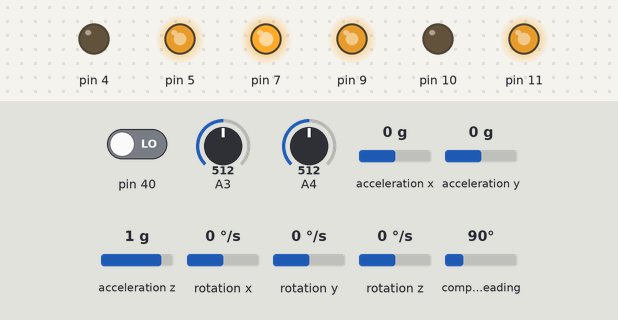
Bench run of a sketch on a simulated Arduino Uno, built with avr-gcc and run on an emulated ATmega328P. Parts: output pins drawn as LEDs (lit = HIGH). Inputs (shaded band) come from the test bench; at power-on: A3 = 512, A4 = 512, pin 40 LOW, acceleration x 0 g, acceleration y 0 g, acceleration z 1 g, rotation x 0 °/s, rotation y 0 °/s, rotation z 0 °/s, compass heading 90°.

Above: at 1.2 s.
1.3 s: A3 set to 544
At 2.1 s:
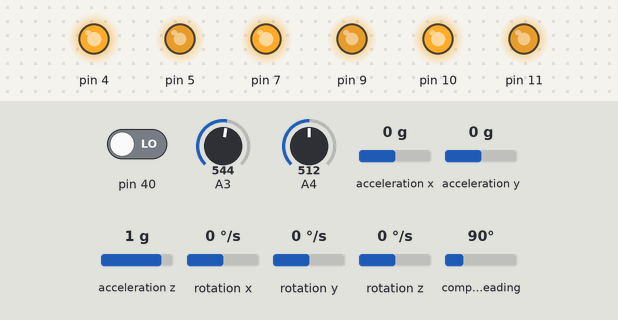
4.3 s: A4 set to 526
5.8 s: A4 set to 543
At 6.2 s:
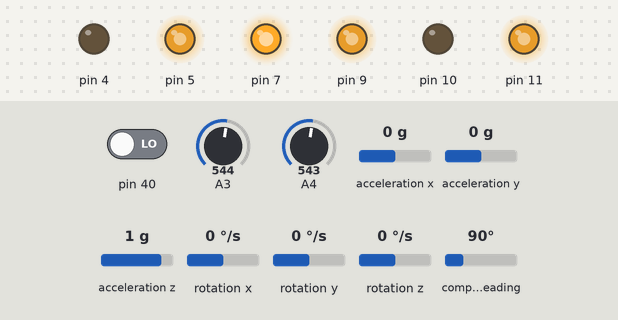
7.3 s: A3 set to 567
8.8 s: A3 set to 589
At 9.6 s:
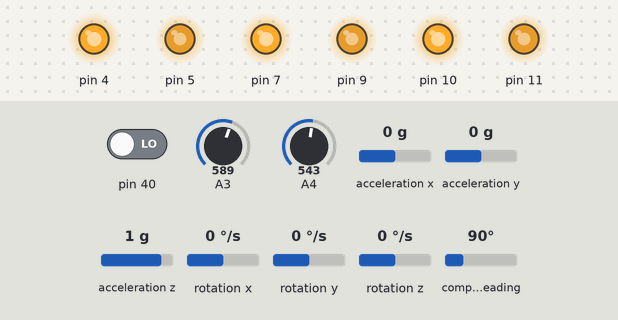
Timing chart, 0 to 11.3 s (numbered marks = the images above; inputs shaded):
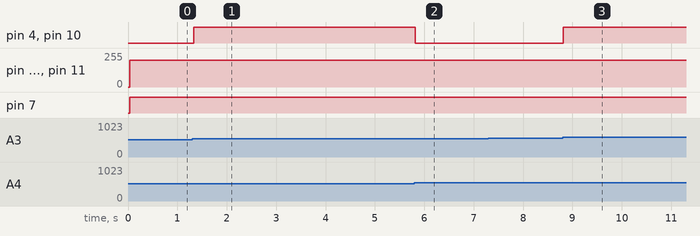

Measured:
- the behaviour switches between 535 and 536 on A3 (found by bisection; images 0 and 1)
- the behaviour switches between 535 and 536 on A4 (found by bisection; images 1 and 2)
- the behaviour switches between 575 and 576 on A3 (found by bisection; images 2 and 3)
- after the input at 1.3 s, pin 4, pin 10: LOW → HIGH at once
- after the input at 4.3 s, every drawn part: stays the same
- after the input at 5.8 s, pin 4, pin 10: HIGH → LOW at once
- after the input at 7.3 s, every drawn part: stays the same
- after the input at 8.8 s, pin 4, pin 10: LOW → HIGH at once

The sketch:

Sion_Rover.ino
```cpp
// Simply inovation out of nowhere

#include <Wire.h>
#include <LSM303.h>
#include "rover.h"
#include <math.h>
LSM303 compass;
ultrasonic ultrasonic;
iRay iRay;
rightMotors rightMotors;
leftMotors leftMotors;
long interruptsLeft = 0;
long interruptsRight = 0;
long allDistanceLeft = 0;
long allDistanceRight = 0;
long tempDistanceLeft = 0;
long tempDistanceRight = 0;
int heading = 0;
int targetHeading = 0;
int targetDistance = 0;
int lastHeading = 0;


void setup()
{
  Serial.begin(9600);
  Wire.begin();
  compass.init();
  compass.enableDefault();
  lastHeading = heading;
  compass.m_min = (LSM303::vector<int16_t>) {
    -32767, -32767, -32767
  };
  compass.m_max = (LSM303::vector<int16_t>) {
    +32767, +32767, +32767
  };
  attachInterrupt(50, rightEncoder, RISING);
  attachInterrupt(52, leftEncoder, RISING);
  ultrasonic.leftSensorAttach(39, 38);
  ultrasonic.centerSensorAttach(40, 41);
  ultrasonic.rightSensorAttach(42, 43);
  iRay.attachFR(A4);
  iRay.attachRR(A5);
  iRay.attachFL(A3);
  iRay.attachRL(A2);
  leftMotors.directionSetup(10,8,1,1);
  rightMotors.directionSetup(4,6,1,1);
  leftMotors.pinMap(11,9);
  rightMotors.pinMap(5,7);
}


void loop()
{
  compass.read();
  heading = compass.heading();
  double x = (double)-compass.a.x/16320;
  double y = (double)-compass.a.y/16320;
  double z = (double)-compass.a.z/16320;

  if (iRay.distanceFR() < 25 || iRay.distanceFL() < 25 || ultrasonic.centerDistance() < 30)
  {
    while (ultrasonic.centerDistance() < 30 && iRay.distanceFR() < 25 && iRay.distanceFL() < 25)
    {
      refreshSensorValues();
      if (iRay.distanceFR() > iRay.distanceFL())
      {
        rightMotors.setSpeed(100, 0);
        leftMotors.setSpeed(100, 1);
      }
      else
      {
        rightMotors.setSpeed(100, 1);
        leftMotors.setSpeed(100, 0);
      };
    }
  }

  else if (ultrasonic.rightDistance() < 20 || ultrasonic.leftDistance() < 20)
  {
    if (ultrasonic.rightDistance() < 20 && ultrasonic.leftDistance() < 20 && ultrasonic.centerDistance() < 20)
    {
      while (ultrasonic.rightDistance() < 30 && ultrasonic.leftDistance() < 30 && ultrasonic.centerDistance() < 30)
      {
        leftMotors.setSpeed(ultrasonic.leftDistance() * 3, 0);
        rightMotors.setSpeed(ultrasonic.rightDistance() * 3, 0);
      }
      leftMotors.setSpeed(100, 1);
      rightMotors.setSpeed(100, 0); \
      delay(500);
    }

    if (ultrasonic.rightDistance () < 20)
    {
      leftMotors.setSpeed(100, 1);
      rightMotors.setSpeed(100 - (5 * (20 - ultrasonic.rightDistance())),1);
    }
    if (ultrasonic.rightDistance () < 20)
    {
      rightMotors.setSpeed(100, 1);
      leftMotors.setSpeed(100 - (5 * (20 - ultrasonic.leftDistance())),1);
    }
  }

  else
  {
    rightMotors.setSpeed(100, 0);
    leftMotors.setSpeed(100, 0);
  }
  if(heading - lastHeading < - 5 || heading - lastHeading > 5)
  {
    Serial.print("l:");
    Serial.print((allDistanceRight + allDistanceLeft)/2);
    Serial.print(",");
    Serial.print(heading);
    Serial.println(";");
    lastHeading = heading;
    allDistanceLeft = 0;
    allDistanceRight = 0;
  }


}

void refreshSensorValues()
{
}

void rightEncoder()
{
  interruptsRight ++;
  if (interruptsRight == 10)
  {
    allDistanceRight++;
    interruptsRight = 0;
  }
}

void leftEncoder()
{
  interruptsLeft ++;
  if (interruptsLeft == 10)
  {
    allDistanceLeft++;
    interruptsLeft = 0;
  }
}


void ultrasonic::centerSensorAttach(int inPin, int outPin)
{
  c_inPin = inPin;
  c_outPin = outPin;
  pinMode(inPin, INPUT);
  pinMode(outPin, OUTPUT);
}
void ultrasonic::leftSensorAttach(int inPin, int outPin)
{
  l_inPin = inPin;
  l_outPin = outPin;
  pinMode(inPin, INPUT);
  pinMode(outPin, OUTPUT);
}
void ultrasonic::rightSensorAttach(int inPin, int outPin)
{
  r_inPin = inPin;
  r_outPin = outPin;
  pinMode(inPin, INPUT);
  pinMode(outPin, OUTPUT);
}


double ultrasonic::leftDistance()
{
  digitalWrite(l_outPin, HIGH);
  delayMicroseconds(1000);
  digitalWrite(l_outPin, LOW);
  return (pulseIn(l_inPin, HIGH, 30000) / 2) / 29.1;
}

double ultrasonic::centerDistance()
{
  digitalWrite(c_outPin, HIGH);
  delayMicroseconds(1000);
  digitalWrite(c_outPin, LOW);
  return (pulseIn(c_inPin, HIGH, 30000) / 2) / 29.1;
}

double ultrasonic::rightDistance()
{
  digitalWrite(r_outPin, HIGH);
  delayMicroseconds(1000);
  digitalWrite(r_outPin, LOW);
  return (pulseIn(r_inPin, HIGH, 30000) / 2) / 29.1;
}


void iRay::attachFR(int pin)
{
  fr_pin = pin;
  pinMode(pin, INPUT);
}
void iRay::attachRR(int pin)
{
  rr_pin = pin;
  pinMode(pin, INPUT);
}
void iRay::attachFL(int pin)
{
  fl_pin = pin;
  pinMode(pin, INPUT);
}
void iRay::attachRL(int pin)
{
  rl_pin = pin;
  pinMode(pin, INPUT);
}

double iRay::distanceFR()
{
  return (iRedLUT[analogRead(fr_pin) / 4]);
}

double iRay::distanceFL()
{
  return (iRedLUT[analogRead(fl_pin) / 4]);
}

double iRay::distanceRL()
{
  return (iRedLUT[analogRead(rl_pin) / 4]);
}
double iRay::distanceRR()
{
  return (iRedLUT[analogRead(rr_pin) / 4]);
}

int leftMotors::directionSetup(int _FLMDirPin, int _RLMDirPin, int _dirFLM, int _dirRLM)
{
  FLMDirPin = _FLMDirPin;
  pinMode(FLMDirPin, OUTPUT);
  RLMDirPin = _RLMDirPin;
  pinMode(FLMDirPin, OUTPUT);
  dirFLM = _dirFLM;
  dirRLM = _dirFLM;
}

int leftMotors::pinMap(int _FLMPin, int _RLMPin) {
  FLMPin = _FLMPin;
  RLMPin = _RLMPin;
  pinMode(FLMPin, OUTPUT);
  pinMode(RLMPin, OUTPUT);
}

int rightMotors::directionSetup(int _FRMDirPin, int _RRMDirPin, int _dirFRM, int _dirRRM)
{
  FRMDirPin = _FRMDirPin;
  pinMode(FRMDirPin, OUTPUT);
  RRMDirPin = _RRMDirPin;
  pinMode(FRMDirPin, OUTPUT);
  dirFRM = _dirFRM;
  dirRRM = _dirFRM;
}

int rightMotors::pinMap(int _FRMPin, int _RRMPin) {
  FRMPin = _FRMPin;
  RRMPin = _RRMPin;
  pinMode(FRMPin, OUTPUT);
  pinMode(RRMPin, OUTPUT);
}

void leftMotors::setSpeed(int speed, int direction)
{
  if (speed > 100) speed = 100;
  if (speed <= 0) speed = 0;
  digitalWrite(FLMDirPin, direction);
  digitalWrite(RLMDirPin, direction);
  analogWrite(FLMPin, speed * 2);
  analogWrite(RLMPin, speed * 2);
}

void rightMotors::setSpeed(int speed, int direction)
{
  if (speed > 100) speed = 100;
  if (speed <= 0) speed = 0;
  digitalWrite(FRMDirPin, !direction);
  digitalWrite(RRMDirPin, !direction);
  analogWrite(FRMPin, speed * 2);
  analogWrite(RRMPin, speed * 2);
}
```

Source omitted: rover.h (data table, 2377 bytes)
